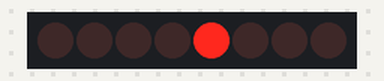
The sketch below on a simulated Arduino Uno, built with avr-gcc and run on an emulated ATmega328P. Parts: 8 shift-register outputs drawn as a row of LEDs (first output left, lit = HIGH). Wiring (inferred from the names in the program): shift register (74HC595): data pin 11; shift clock pin 12; latch pin 10. Wiring (inferred from the signals the program sends): row of LEDs: on Q0, Q1, Q2, Q3, Q4, Q5, Q6, Q7.

Above: at 2.2 s.
At 3.7 s:
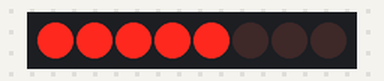
Timing chart, 0 to 5.0 s (numbered marks = the images above):
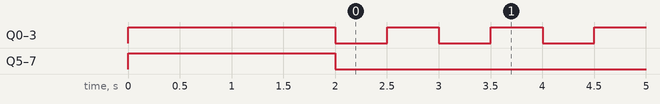

The sketch:

Tutorial_29_Ejercicio_2.ino
```cpp
/* MakerVentura , 10/02/2019
 * Curso de Electronica Digital con FPGAs Libres
 * Profesor : Juan González , @Obijuan
 * Tutorial 29 , Ejercicio 2
 * ----------------------------------------------------
 * Se trata de conectar una placa Arduino como MAESTRO
 * y la placa Icezum Alhambra como ESCLAVO , en una comunicación
 * serie, donde Arduino envía información que se ejecutará en
 * 3 puertos ( 0, 1 , 2 ) de la placa Alhambra
 * La comunicación utiliza 3 cables ( CLK , DAT y CTRL )
 * ----------------------------------------------------
 * Para la transmisión serie de los datos , se crea la
 * función fpga_write(int value) , que a su vez utiliza la
 * función shiftOut() del lenguaje Arduino
 * ----------------------------------------------------
 * 1- Apagamos los tres puertos 0, 1 , 2 de la Alhambra
 * 2- Enviamos un código de ERROR para comprobar que funciona
 * 3- Puerto 0 : Encendemos y Apagamos los 4 leds del puerto con una frecuencia de 1 segundo
 * 4- Puerto 1 : Apagamos y encendemos los 4 leds del puerto con una frecuencia de 1 segundo , en oposición al puerto 0
 * 5- Puerto 2 : Enviamos cada segundo al display de 7 segmentos de ánodo común los dígitos del 0 al 9
 */

const int CLK = 12;                   //-- Pin de reloj
const int DAT = 11;                   //-- Pin de Datos
const int CTRL = 10;                  //-- Pin de control

void setup() {
  pinMode(CLK, OUTPUT);
  pinMode(DAT, OUTPUT);
  pinMode(CTRL, OUTPUT);
  digitalWrite(CTRL, LOW);
  fpga_write(0x00);                 //Apagamos puerto 0
  fpga_write(0x10);                 //Apagamos puerto 1
  fpga_write(0x2f);                 //Apagamos puerto 2 ( El display es de anodo común. Para caso de cátodo común utilizar 0x20 )
  fpga_write(0xff);                 //Comando erroneo para probar LED ERROR en la Icezum Alhambra
  delay(2000);                      //Esperamos 2 segundos

}

void fpga_write(int value) {        //Función de comunicación serie entre Arduino y la Icezum Alhambra
 shiftOut(DAT, CLK, MSBFIRST, value);
 digitalWrite(CTRL, HIGH);          //Enviamos el pulso para cargar los 8 bits enviados en los registros de entrada de la Icezum Alhambra
 digitalWrite(CTRL, LOW);
}

void loop() {                       //De cada número hexadecimal que enviamos , el carácter más significativo es el puerto y el segundo la información
  for ( int i=0; i<10; i++){        //Bucle for de 10 ciclos de 1 segundo cada uno
    fpga_write(0x20 | i);           //Enviamos al puerto 2 un carácter del 0 al 9 ( sumamos bit a bit el hexadecimal 0x20(puerto) con el valor i de información )
    fpga_write(0x0f);               //Encendemos los 4 leds del puerto 0
    fpga_write(0x10);               //Apagamos los 4 leds del puerto 1
    delay(500);                     //Esperamos 0.5 segundos
    fpga_write(0x00);               //Apagamos los 4 leds del puerto 0
    fpga_write(0x1f);               //Encendemos los 4 leds del puerto 1
    delay(500);                     //Esperamos 0.5 segundos
  }

}
```

Measured:
- by itself, Q0–3: alternates HIGH for 0.50 s and LOW for 0.50 s
- by itself, Q5–7: HIGH → LOW at 2.0 s
